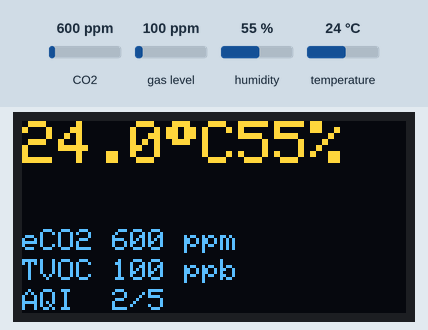
A sketch run on a simulated ESP8266 (NodeMCU). On the bench: 128×64 one-colour display. The inputs (shaded band) are chosen by the test bench; at power-on: CO2 600 ppm, gas level 100 ppm, humidity 55 %, temperature 24 °C. The OLED is the two-colour kind (top 16 rows yellow); WiFi joins after 1.5 s; servers stay silent unless stated; the local clock reads 2024-03-15 10:24:30 at power-on unless the sketch sets it; no MQTT or app messages arrive unless stated; not simulated (calls return 0 or success): secrets.h; what the sketch prints to the serial monitor is not drawn.

Above: at 3.3 s.
3.4 s: CO2 set to 452 ppm
At 5.6 s:
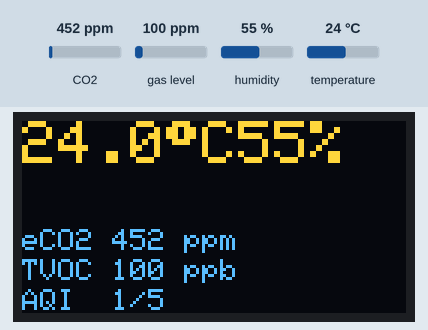
6.1 s: gas level set to 20 ppm
At 7.1 s:
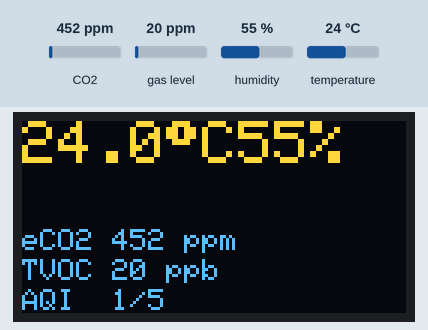
8.8 s: humidity set to 22 %
At 11.3 s:
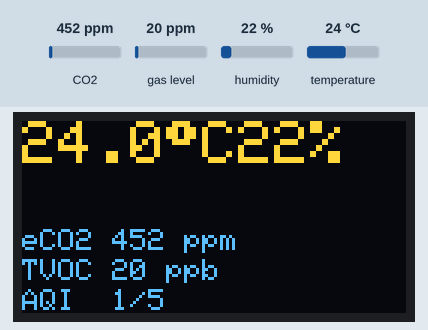
11.7 s: temperature set to 12 °C
At 12.8 s:
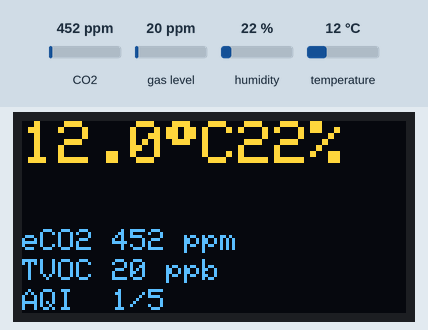
14.4 s: CO2 set to 1050 ppm
At 17.1 s:
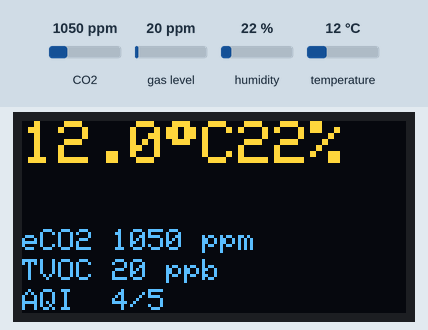
Timing chart, 0 to 18.6 s (numbered marks = the images above; inputs shaded):
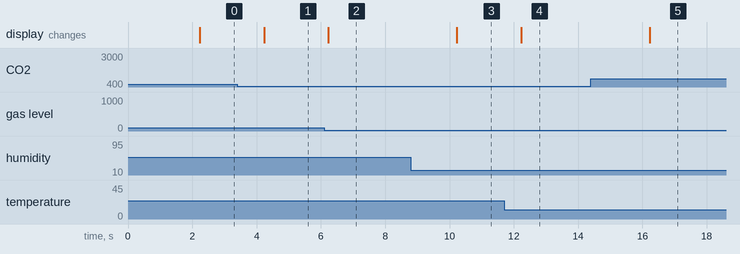

Measured:
- after the input at 3.4 s, the display: changes after 0.83 s (image 1)
- after the input at 6.1 s, the display: changes after 0.13 s (image 2)
- after the input at 8.8 s, the display: changes after 1.4 s (image 3)
- after the input at 11.7 s, the display: changes after 0.53 s (image 4)
- after the input at 14.4 s, the display: changes after 1.8 s (image 5)

The sketch:

ens160_aht21_oled.ino
```cpp
#include <Wire.h>
#include <Adafruit_GFX.h>
#include <Adafruit_SSD1306.h>
#include <Adafruit_AHTX0.h>
#include <ScioSense_ENS160.h>
#include <ESP8266WiFi.h>
#include <PubSubClient.h>
#include <time.h>

// WIFI_SSID, WIFI_PASS, MQTT_HOST. See firmware/secrets.h.example.
#include "secrets.h"

// ---- HW-364A built-in OLED (non-standard I2C, shared with sensors) ----
// The ENS160+AHT21 breakout sits on the SAME I2C bus, addressed by unique
// addresses: OLED 0x3C, AHT21 0x38, ENS160 0x53.
#define OLED_SDA       14   // D5
#define OLED_SCL       12   // D6
#define OLED_ADDR      0x3C
#define SCREEN_WIDTH   128
#define SCREEN_HEIGHT  64

// ---- Sensor read cadence ----
#define READ_INTERVAL  2000

// ---- Static IPv4 (default DHCP can't reach your LAN's subnet) ----
// Comment out USE_STATIC_IP to fall back to DHCP.
#define USE_STATIC_IP
IPAddress STATIC_IP   (10, 0, 0, 65);   // pick an unused address on your LAN
IPAddress STATIC_GW   (10, 0, 0,   1);   // router / default gateway
IPAddress STATIC_MASK (255, 255, 255, 0);
IPAddress STATIC_DNS  (10, 0, 0,   1);   // router doubles as DNS; or use 1.1.1.1

// ---- MQTT ----
#define MQTT_PORT      1883
#define DEVICE_ID      "air02"
#define MQTT_TOPIC     "sensors/lab/" DEVICE_ID "/telemetry"
#define MQTT_CLIENT_ID "esp-" DEVICE_ID

Adafruit_SSD1306 display(SCREEN_WIDTH, SCREEN_HEIGHT, &Wire, -1);
Adafruit_AHTX0 aht;
ScioSense_ENS160 ens160(ENS160_I2CADDR_1);   // 0x53
WiFiClient wifiClient;
PubSubClient mqttClient(wifiClient);

unsigned long lastRead = 0;
bool ntpSynced = false;
bool ahtOk = false;
bool ensOk = false;

const char* wifiStatusStr(wl_status_t s) {
  switch (s) {
    case WL_IDLE_STATUS:     return "IDLE";
    case WL_NO_SSID_AVAIL:   return "NO_SSID_AVAIL";
    case WL_SCAN_COMPLETED:  return "SCAN_COMPLETED";
    case WL_CONNECTED:       return "CONNECTED";
    case WL_CONNECT_FAILED:  return "CONNECT_FAILED (bad password?)";
    case WL_CONNECTION_LOST: return "CONNECTION_LOST";
    case WL_DISCONNECTED:    return "DISCONNECTED";
    default:                 return "UNKNOWN";
  }
}

void connectWifi() {
  if (WiFi.status() == WL_CONNECTED) return;
  WiFi.mode(WIFI_STA);
#ifdef USE_STATIC_IP
  // Must be called BEFORE WiFi.begin() so DHCP is skipped.
  Serial.printf("WiFi static: ip=%s gw=%s mask=%s dns=%s\n",
    STATIC_IP.toString().c_str(),
    STATIC_GW.toString().c_str(),
    STATIC_MASK.toString().c_str(),
    STATIC_DNS.toString().c_str());
  if (!WiFi.config(STATIC_IP, STATIC_GW, STATIC_MASK, STATIC_DNS)) {
    Serial.println(F("WiFi.config FAILED"));
  }
#else
  Serial.println(F("WiFi: DHCP mode"));
#endif
  Serial.printf("WiFi connecting to '%s'...\n", WIFI_SSID);
  WiFi.begin(WIFI_SSID, WIFI_PASS);
  unsigned long start = millis();
  while (WiFi.status() != WL_CONNECTED && millis() - start < 15000) {
    delay(500);
    Serial.print(".");
  }
  Serial.println();
  if (WiFi.status() == WL_CONNECTED) {
    Serial.printf("WiFi UP: ip=%s rssi=%ddBm gw=%s dns=%s\n",
      WiFi.localIP().toString().c_str(),
      WiFi.RSSI(),
      WiFi.gatewayIP().toString().c_str(),
      WiFi.dnsIP().toString().c_str());
  } else {
    Serial.printf("WiFi FAILED: status=%s\n",
      wifiStatusStr(WiFi.status()));
  }
}

void waitForNtp(unsigned long timeoutMs) {
  Serial.print(F("NTP syncing"));
  unsigned long start = millis();
  while (time(nullptr) < 1700000000UL && millis() - start < timeoutMs) {
    delay(500);
    Serial.print(".");
  }
  Serial.println();
  time_t now = time(nullptr);
  if (now >= 1700000000UL) {
    ntpSynced = true;
    Serial.printf("NTP UP: unix=%lu  (utc=%s)\n",
      (unsigned long)now, asctime(gmtime(&now)));
  } else {
    Serial.printf("NTP not yet synced after %lums (will keep retrying in loop)\n",
      timeoutMs);
  }
}

void connectMqtt() {
  if (mqttClient.connected()) return;
  if (WiFi.status() != WL_CONNECTED) return;
  mqttClient.setServer(MQTT_HOST, MQTT_PORT);
  Serial.printf("MQTT connecting to %s:%d as %s...\n",
    MQTT_HOST, MQTT_PORT, MQTT_CLIENT_ID);
  if (mqttClient.connect(MQTT_CLIENT_ID)) {
    Serial.println(F("MQTT UP"));
  } else {
    Serial.printf("MQTT FAILED, state=%d\n", mqttClient.state());
  }
}

void setup() {
  Serial.begin(115200);

  Wire.begin(OLED_SDA, OLED_SCL);

  if (!display.begin(SSD1306_SWITCHCAPVCC, OLED_ADDR)) {
    Serial.println(F("SSD1306 init failed"));
    while (true) { delay(1000); }
  }
  display.clearDisplay();
  display.setTextColor(SSD1306_WHITE);
  display.setTextSize(1);
  display.setCursor(0, 0);
  display.println(F("ENS160+AHT21"));
  display.println(F("warming up..."));
  display.display();

  ahtOk = aht.begin();
  Serial.printf("AHT21: %s\n", ahtOk ? "OK" : "FAILED");

  ensOk = ens160.begin();
  if (ensOk) {
    ens160.setMode(ENS160_OPMODE_STD);
    Serial.printf("ENS160: OK (rev %d.%d.%d)\n",
      ens160.getMajorRev(), ens160.getMinorRev(), ens160.getBuild());
  } else {
    Serial.println(F("ENS160: FAILED"));
  }

  connectWifi();
  // NTP — UTC, no DST offset (server stores TIMESTAMPTZ)
  if (WiFi.status() == WL_CONNECTED) {
    configTime(0, 0, "pool.ntp.org", "time.google.com");
    waitForNtp(15000);
  } else {
    Serial.println(F("Skipping NTP: WiFi not connected"));
  }
  connectMqtt();
  delay(500);
}

void loop() {
  if (millis() - lastRead < READ_INTERVAL) {
    mqttClient.loop();
    return;
  }
  lastRead = millis();

  connectWifi();
  connectMqtt();
  mqttClient.loop();

  float t = NAN, h = NAN;
  if (ahtOk) {
    sensors_event_t humEvent, tempEvent;
    if (aht.getEvent(&humEvent, &tempEvent)) {
      t = tempEvent.temperature;
      h = humEvent.relative_humidity;
    }
  }

  int eco2 = -1, tvoc = -1, aqi = -1;
  if (ensOk) {
    if (!isnan(t) && !isnan(h)) {
      ens160.set_envdata(t, h);
    }
    ens160.measure(true);
    ens160.measureRaw(true);
    eco2 = ens160.geteCO2();
    tvoc = ens160.getTVOC();
    aqi  = ens160.getAQI();
  }

  display.clearDisplay();
  display.setCursor(0, 0);

  if (isnan(t) && eco2 < 0) {
    display.setTextSize(1);
    display.println(F("sensors failed"));
    display.println(F("check I2C (D5/D6)"));
    display.display();
    Serial.println(F("All sensors failed"));
    return;
  }

  // Top half: temp + humidity (large)
  if (!isnan(t)) {
    display.setTextSize(2);
    display.setCursor(0, 0);
    display.print(t, 1); display.print((char)247); display.println(F("C"));
    display.setCursor(72, 0);
    display.print(h, 0); display.println(F("%"));
  }

  // Bottom half: eCO2 + TVOC + AQI (small)
  display.setTextSize(1);
  if (eco2 >= 0) {
    display.setCursor(0, 36);
    display.print(F("eCO2 ")); display.print(eco2); display.println(F(" ppm"));
    display.setCursor(0, 46);
    display.print(F("TVOC ")); display.print(tvoc); display.println(F(" ppb"));
    display.setCursor(0, 56);
    display.print(F("AQI  ")); display.print(aqi); display.println(F("/5"));
  }
  display.display();

  time_t now = time(nullptr);
  if (now < 1700000000UL) {
    Serial.printf("NTP not synced (time=%lu) | WiFi=%s ip=%s rssi=%ddBm dns=%s\n",
      (unsigned long)now,
      wifiStatusStr(WiFi.status()),
      WiFi.localIP().toString().c_str(),
      WiFi.RSSI(),
      WiFi.dnsIP().toString().c_str());
    return;
  }
  if (!ntpSynced) {
    ntpSynced = true;
    Serial.printf("NTP just synced: unix=%lu\n", (unsigned long)now);
  }

  // Build payload — omit fields whose reads failed.
  char payload[200];
  int n = snprintf(payload, sizeof(payload),
    "{\"device_id\":\"%s\",\"ts\":%lu",
    DEVICE_ID, (unsigned long)now);
  if (!isnan(t)) {
    n += snprintf(payload + n, sizeof(payload) - n,
      ",\"temp_c\":%.1f,\"humidity\":%.0f", t, h);
  }
  if (eco2 >= 0) {
    n += snprintf(payload + n, sizeof(payload) - n,
      ",\"eco2_ppm\":%d,\"tvoc_ppb\":%d,\"aqi\":%d",
      eco2, tvoc, aqi);
  }
  snprintf(payload + n, sizeof(payload) - n, "}");

  if (mqttClient.connected()) {
    bool ok = mqttClient.publish(MQTT_TOPIC, payload);
    Serial.printf("publish %s: %s\n", ok ? "ok" : "FAIL", payload);
  } else {
    Serial.printf("mqtt down, dropping: %s\n", payload);
  }
}
```
